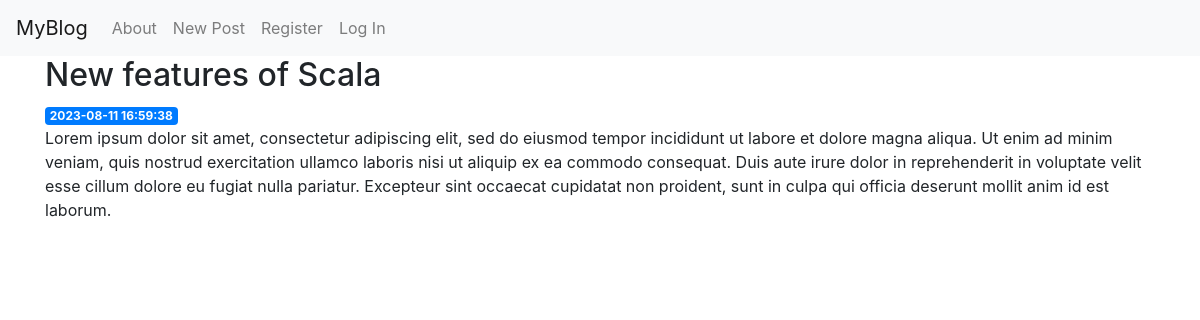
/4, run on the app's committed database.
### tables this page shows
CREATE TABLE post (
  id INTEGER PRIMARY KEY AUTOINCREMENT,
  author_id INTEGER NOT NULL,
  created TIMESTAMP NOT NULL DEFAULT CURRENT_TIMESTAMP,
  title TEXT NOT NULL,

  content TEXT NOT NULL,
  FOREIGN KEY (author_id) REFERENCES user (id)
);

### app.py (the view)
@app.route('/<int:post_id>')
def post(post_id):
    post = get_post(post_id)
    return render_template('post.html', post=post)

### app.py (called while the page is built)
def get_db_connection():
    conn = sqlite3.connect('database.db')
    conn.row_factory = sqlite3.Row
    return conn

def get_post(post_id,check_author=True):
    conn = get_db_connection()
    post = conn.execute('SELECT p.id, title, content, created, author_id, username'
                        ' FROM post p JOIN user u ON p.author_id = u.id'
                        ' WHERE p.id = ?',
                        (post_id,)).fetchone()
    conn.close()
    if post is None:
        abort(404)
    return post

@bp.before_app_request
def load_logged_in_user():
    user_id = session.get('user_id')
    conn = get_db_connection()
    if user_id is None:
        g.user = None
    else:
        g.user = conn.execute(
            'SELECT * FROM user WHERE id = ?', (user_id,)
        ).fetchone()

### templates/post.html
{% extends 'base.html' %}
{% block content %}
    <h2>{% block title %} {{ post['title'] }} {% endblock %}</h2>
    <span class="badge badge-primary">{{ post['created'] }}</span>
    <p>{{ post['content'] }}</p>
{% endblock %}

### data on the page
post: title "New features of Scala", created "2023-08-11 16:59:38", content "Lorem ipsum dolor sit amet, consectetur adipiscing elit, sed do eiusmod tempor incididunt ut labore et dolore magna aliqua. Ut enim ad minim veniam, quis nostrud exercitation ullamco laboris nisi ut aliquip ex ea commodo consequat. Duis aute irure dolor in reprehenderit in voluptate velit esse cillum dolore eu fugiat nulla pariatur. Excepteur sint occaecat cupidatat non proident, sunt in culpa qui officia deserunt mollit anim id est laborum."
